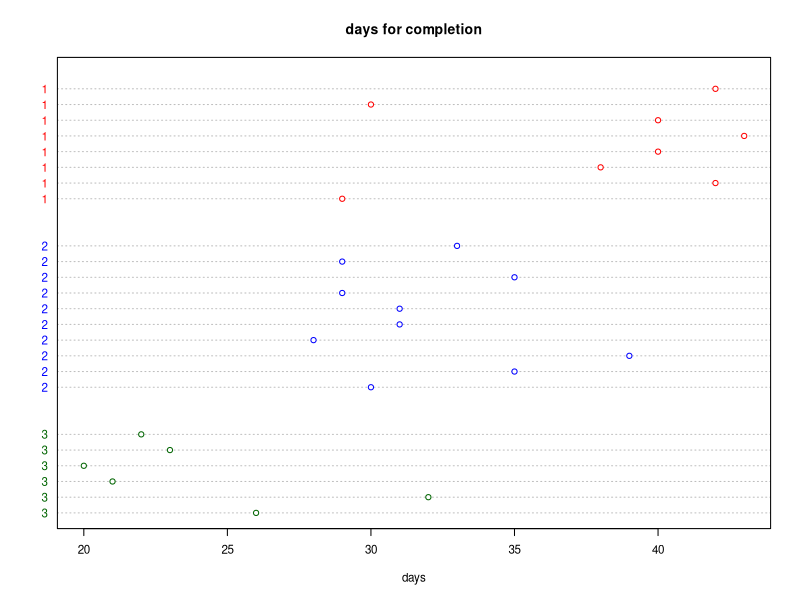

The R script that drew this image: (Note: this script raises an error after producing the figure.)
#discussion 4 

#example #16.9 Rehabilitation Therapy

#(a) dot chart
data16.9y = c(29, 42, 38, 40, 43, 40, 30, 42, 30, 35, 39, 28, 31, 31, 29, 35, 29, 33, 26, 32, 21, 20, 23, 22)
data16.9x = rep(c(1,2,3), times = c(8, 10, 6))
data.color = 0
data.color[data16.9x==1] = "red"
data.color[data16.9x==2] = "blue"
data.color[data16.9x==3] = "darkgreen"
dotchart(data16.9y,labels = data16.9x ,cex=.7,groups= data16.9x,
         main="days for completion",
         xlab="days", gcolor="black", color=data.color)

#(b) fitted values

fit = 0
for (i in 1:3) fit[i] = mean(data16.9y[data16.9x == i])

#(c) residuals (sum to zero?)

meanvec = rep(fit, times = c(8,10,6))
res = data16.9y - meanvec
tapply(res, data16.9x, sum)

#(d) ANOVA table?

mod1 = lm(data16.9y~as.factor(data16.9x))
anova(mod1)

#(e)
#read anova table!
#alternative?
#decision rule?
#conclusion?

#(f)
#f statistic? 
fstat = (672/2)/(416/21)
#p-value? 
1-pf(fstat, 2, 21)
#critical value?
qf(0.95, 2, 21)

#power calculation?
r = 3
trueSSTR = 672
phi = (1/sig)*sqrt(SSTR/r)
1-pf(qf(0.95, 2, 21), 2, 21, r*phi^2)
